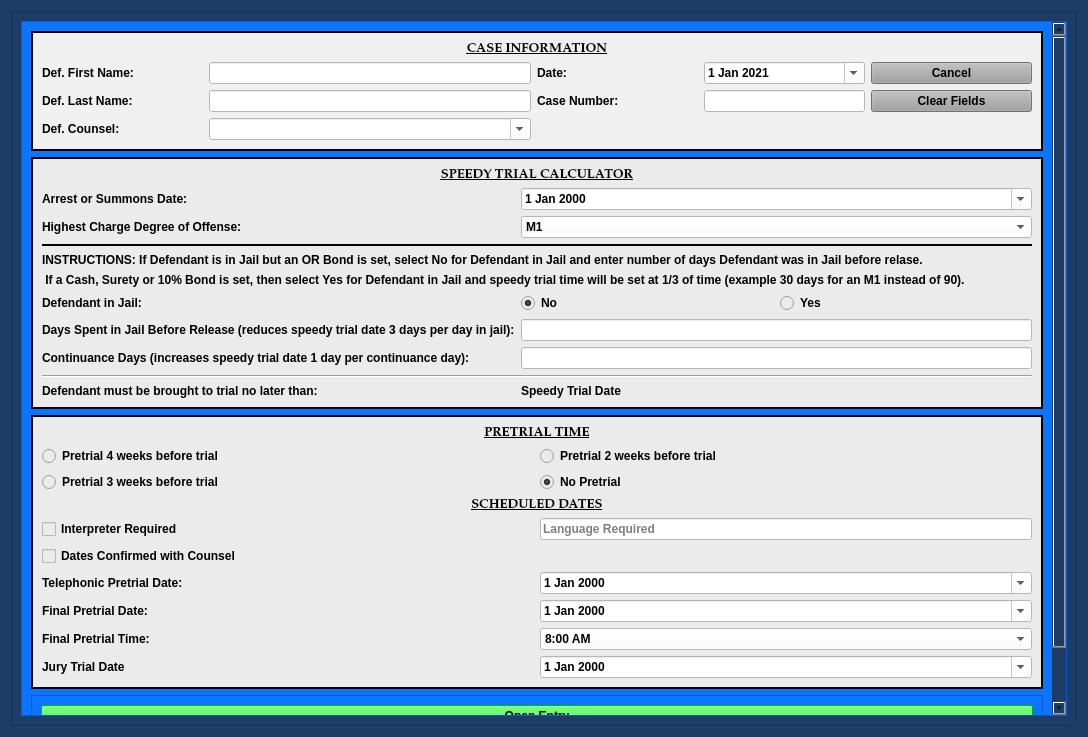
<?xml version="1.0" encoding="UTF-8"?>
<ui version="4.0">
 <class>SchedulingEntryDialog</class>
 <widget class="QDialog" name="SchedulingEntryDialog">
  <property name="windowModality">
   <enum>Qt::NonModal</enum>
  </property>
  <property name="enabled">
   <bool>true</bool>
  </property>
  <property name="geometry">
   <rect>
    <x>0</x>
    <y>0</y>
    <width>1088</width>
    <height>737</height>
   </rect>
  </property>
  <property name="sizePolicy">
   <sizepolicy hsizetype="Preferred" vsizetype="Preferred">
    <horstretch>0</horstretch>
    <verstretch>0</verstretch>
   </sizepolicy>
  </property>
  <property name="minimumSize">
   <size>
    <width>0</width>
    <height>0</height>
   </size>
  </property>
  <property name="maximumSize">
   <size>
    <width>2500</width>
    <height>3500</height>
   </size>
  </property>
  <property name="palette">
   <palette>
    <active>
     <colorrole role="Button">
      <brush brushstyle="SolidPattern">
       <color alpha="255">
        <red>29</red>
        <green>61</green>
        <blue>102</blue>
       </color>
      </brush>
     </colorrole>
     <colorrole role="Base">
      <brush brushstyle="SolidPattern">
       <color alpha="255">
        <red>29</red>
        <green>61</green>
        <blue>102</blue>
       </color>
      </brush>
     </colorrole>
     <colorrole role="Window">
      <brush brushstyle="SolidPattern">
       <color alpha="255">
        <red>29</red>
        <green>61</green>
        <blue>102</blue>
       </color>
      </brush>
     </colorrole>
    </active>
    <inactive>
     <colorrole role="Button">
      <brush brushstyle="SolidPattern">
       <color alpha="255">
        <red>29</red>
        <green>61</green>
        <blue>102</blue>
       </color>
      </brush>
     </colorrole>
     <colorrole role="Base">
      <brush brushstyle="SolidPattern">
       <color alpha="255">
        <red>29</red>
        <green>61</green>
        <blue>102</blue>
       </color>
      </brush>
     </colorrole>
     <colorrole role="Window">
      <brush brushstyle="SolidPattern">
       <color alpha="255">
        <red>29</red>
        <green>61</green>
        <blue>102</blue>
       </color>
      </brush>
     </colorrole>
    </inactive>
    <disabled>
     <colorrole role="Button">
      <brush brushstyle="SolidPattern">
       <color alpha="255">
        <red>29</red>
        <green>61</green>
        <blue>102</blue>
       </color>
      </brush>
     </colorrole>
     <colorrole role="Base">
      <brush brushstyle="SolidPattern">
       <color alpha="255">
        <red>29</red>
        <green>61</green>
        <blue>102</blue>
       </color>
      </brush>
     </colorrole>
     <colorrole role="Window">
      <brush brushstyle="SolidPattern">
       <color alpha="255">
        <red>29</red>
        <green>61</green>
        <blue>102</blue>
       </color>
      </brush>
     </colorrole>
    </disabled>
   </palette>
  </property>
  <property name="font">
   <font>
    <family>Palatino Linotype</family>
    <pointsize>10</pointsize>
    <weight>75</weight>
    <italic>false</italic>
    <bold>true</bold>
   </font>
  </property>
  <property name="windowTitle">
   <string>Scheduling Entry Information</string>
  </property>
  <property name="toolTip">
   <string/>
  </property>
  <property name="styleSheet">
   <string notr="true">background-color: rgb(29, 61, 102);
font: 75 10pt &quot;Palatino Linotype&quot;;
font-weight: bold;</string>
  </property>
  <property name="sizeGripEnabled">
   <bool>true</bool>
  </property>
  <property name="modal">
   <bool>true</bool>
  </property>
  <layout class="QGridLayout" name="gridLayout_8">
   <item row="0" column="0">
    <widget class="QFrame" name="frame_4">
     <property name="styleSheet">
      <string notr="true">background-color: rgb(29, 61, 102);</string>
     </property>
     <property name="frameShape">
      <enum>QFrame::StyledPanel</enum>
     </property>
     <property name="frameShadow">
      <enum>QFrame::Raised</enum>
     </property>
     <layout class="QGridLayout" name="gridLayout_4">
      <item row="0" column="0">
       <widget class="QScrollArea" name="scrollArea">
        <property name="focusPolicy">
         <enum>Qt::NoFocus</enum>
        </property>
        <property name="styleSheet">
         <string notr="true">background-color: rgb(12, 117, 255);</string>
        </property>
        <property name="widgetResizable">
         <bool>true</bool>
        </property>
        <widget class="QWidget" name="scrollAreaWidgetContents">
         <property name="geometry">
          <rect>
           <x>0</x>
           <y>0</y>
           <width>1031</width>
           <height>816</height>
          </rect>
         </property>
         <layout class="QGridLayout" name="gridLayout_2">
          <item row="0" column="0">
           <widget class="QFrame" name="case_name_Frame">
            <property name="sizePolicy">
             <sizepolicy hsizetype="Preferred" vsizetype="Preferred">
              <horstretch>0</horstretch>
              <verstretch>0</verstretch>
             </sizepolicy>
            </property>
            <property name="styleSheet">
             <string notr="true">background-color: rgb(240, 240, 240);</string>
            </property>
            <property name="frameShape">
             <enum>QFrame::Box</enum>
            </property>
            <property name="frameShadow">
             <enum>QFrame::Plain</enum>
            </property>
            <property name="lineWidth">
             <number>2</number>
            </property>
            <layout class="QGridLayout" name="gridLayout" columnstretch="1,2,1,1,1">
             <item row="1" column="0">
              <widget class="QLabel" name="label">
               <property name="text">
                <string>Def. First Name:</string>
               </property>
              </widget>
             </item>
             <item row="1" column="2">
              <widget class="QLabel" name="label_26">
               <property name="text">
                <string>Date:</string>
               </property>
              </widget>
             </item>
             <item row="2" column="1">
              <widget class="QLineEdit" name="defendant_last_name_lineEdit">
               <property name="enabled">
                <bool>true</bool>
               </property>
               <property name="styleSheet">
                <string notr="true">background-color: rgb(255, 255, 255);</string>
               </property>
              </widget>
             </item>
             <item row="1" column="4">
              <widget class="QPushButton" name="cancel_Button">
               <property name="focusPolicy">
                <enum>Qt::NoFocus</enum>
               </property>
               <property name="styleSheet">
                <string notr="true">background-color: rgb(160, 160, 160);</string>
               </property>
               <property name="text">
                <string>Cancel</string>
               </property>
              </widget>
             </item>
             <item row="2" column="2">
              <widget class="QLabel" name="label_3">
               <property name="text">
                <string>Case Number:</string>
               </property>
              </widget>
             </item>
             <item row="2" column="4">
              <widget class="QPushButton" name="clear_fields_case_Button">
               <property name="focusPolicy">
                <enum>Qt::NoFocus</enum>
               </property>
               <property name="styleSheet">
                <string notr="true">background-color: rgb(160, 160, 160);</string>
               </property>
               <property name="text">
                <string>Clear Fields</string>
               </property>
              </widget>
             </item>
             <item row="1" column="1">
              <widget class="QLineEdit" name="defendant_first_name_lineEdit">
               <property name="styleSheet">
                <string notr="true">background-color: rgb(255, 255, 255);</string>
               </property>
              </widget>
             </item>
             <item row="1" column="3">
              <widget class="NoScrollDateEdit" name="entry_date">
               <property name="focusPolicy">
                <enum>Qt::NoFocus</enum>
               </property>
               <property name="styleSheet">
                <string notr="true">color: rgb(0, 0, 0);
background-color: rgb(255, 255, 255);</string>
               </property>
               <property name="minimumDate">
                <date>
                 <year>2021</year>
                 <month>1</month>
                 <day>1</day>
                </date>
               </property>
               <property name="calendarPopup">
                <bool>true</bool>
               </property>
               <property name="date">
                <date>
                 <year>2021</year>
                 <month>1</month>
                 <day>1</day>
                </date>
               </property>
              </widget>
             </item>
             <item row="2" column="0">
              <widget class="QLabel" name="label_2">
               <property name="text">
                <string>Def. Last Name:</string>
               </property>
              </widget>
             </item>
             <item row="2" column="3">
              <widget class="QLineEdit" name="case_number_lineEdit">
               <property name="maximumSize">
                <size>
                 <width>500</width>
                 <height>16777215</height>
                </size>
               </property>
               <property name="styleSheet">
                <string notr="true">background-color: rgb(255, 255, 255);</string>
               </property>
              </widget>
             </item>
             <item row="3" column="0">
              <widget class="QLabel" name="label_24">
               <property name="text">
                <string>Def. Counsel:</string>
               </property>
              </widget>
             </item>
             <item row="0" column="0" colspan="5">
              <widget class="QLabel" name="label_6">
               <property name="font">
                <font>
                 <family>Palatino Linotype</family>
                 <pointsize>10</pointsize>
                 <weight>75</weight>
                 <italic>false</italic>
                 <bold>true</bold>
                 <underline>true</underline>
                </font>
               </property>
               <property name="text">
                <string>CASE INFORMATION</string>
               </property>
               <property name="alignment">
                <set>Qt::AlignCenter</set>
               </property>
              </widget>
             </item>
             <item row="3" column="1">
              <widget class="DefenseCounselComboBox" name="defense_counsel_name_box">
               <property name="styleSheet">
                <string notr="true">background-color: rgb(255, 255, 255);</string>
               </property>
               <property name="editable">
                <bool>true</bool>
               </property>
              </widget>
             </item>
            </layout>
           </widget>
          </item>
          <item row="1" column="0">
           <widget class="QFrame" name="frame_6">
            <property name="styleSheet">
             <string notr="true">background-color: rgb(235, 235, 235);</string>
            </property>
            <property name="frameShape">
             <enum>QFrame::Box</enum>
            </property>
            <property name="frameShadow">
             <enum>QFrame::Plain</enum>
            </property>
            <property name="lineWidth">
             <number>2</number>
            </property>
            <layout class="QGridLayout" name="gridLayout_6" columnstretch="1,1,1">
             <item row="6" column="0">
              <widget class="QLabel" name="label_8">
               <property name="text">
                <string>Defendant in Jail:</string>
               </property>
              </widget>
             </item>
             <item row="10" column="1" colspan="2">
              <widget class="QLabel" name="speedy_trial_date_label">
               <property name="text">
                <string>Speedy Trial Date</string>
               </property>
              </widget>
             </item>
             <item row="6" column="1">
              <widget class="QRadioButton" name="no_in_jail_radio_btn">
               <property name="text">
                <string>No</string>
               </property>
               <property name="checked">
                <bool>true</bool>
               </property>
              </widget>
             </item>
             <item row="2" column="1" colspan="2">
              <widget class="NoScrollComboBox" name="highest_charge_box">
               <property name="styleSheet">
                <string notr="true">background-color: rgb(255, 255, 255);</string>
               </property>
               <item>
                <property name="text">
                 <string>M1</string>
                </property>
               </item>
               <item>
                <property name="text">
                 <string>M2</string>
                </property>
               </item>
               <item>
                <property name="text">
                 <string>M3</string>
                </property>
               </item>
               <item>
                <property name="text">
                 <string>M4</string>
                </property>
               </item>
               <item>
                <property name="text">
                 <string>MM</string>
                </property>
               </item>
               <item>
                <property name="text">
                 <string>UCM</string>
                </property>
               </item>
               <item>
                <property name="text">
                 <string>UCM - 3rd OVI</string>
                </property>
               </item>
              </widget>
             </item>
             <item row="6" column="2">
              <widget class="QRadioButton" name="yes_in_jail_radio_btn">
               <property name="text">
                <string>Yes</string>
               </property>
              </widget>
             </item>
             <item row="7" column="1" colspan="2">
              <widget class="QLineEdit" name="days_in_jail_line">
               <property name="styleSheet">
                <string notr="true">background-color: rgb(255, 255, 255);</string>
               </property>
              </widget>
             </item>
             <item row="8" column="1" colspan="2">
              <widget class="QLineEdit" name="continuance_days_line">
               <property name="styleSheet">
                <string notr="true">background-color: rgb(255, 255, 255);</string>
               </property>
              </widget>
             </item>
             <item row="0" column="0" colspan="3">
              <widget class="QLabel" name="label_11">
               <property name="font">
                <font>
                 <family>Palatino Linotype</family>
                 <pointsize>10</pointsize>
                 <weight>75</weight>
                 <italic>false</italic>
                 <bold>true</bold>
                 <underline>true</underline>
                </font>
               </property>
               <property name="text">
                <string>SPEEDY TRIAL CALCULATOR</string>
               </property>
               <property name="alignment">
                <set>Qt::AlignCenter</set>
               </property>
              </widget>
             </item>
             <item row="10" column="0">
              <widget class="QLabel" name="label_13">
               <property name="text">
                <string>Defendant must be brought to trial no later than:</string>
               </property>
              </widget>
             </item>
             <item row="8" column="0">
              <widget class="QLabel" name="label_15">
               <property name="text">
                <string>Continuance Days (increases speedy trial date 1 day per continuance day):</string>
               </property>
              </widget>
             </item>
             <item row="1" column="0">
              <widget class="QLabel" name="label_12">
               <property name="text">
                <string>Arrest or Summons Date:</string>
               </property>
              </widget>
             </item>
             <item row="7" column="0">
              <widget class="QLabel" name="days_in_jail_label">
               <property name="text">
                <string>Days Spent in Jail Before Release (reduces speedy trial date 3 days per day in jail):</string>
               </property>
              </widget>
             </item>
             <item row="2" column="0">
              <widget class="QLabel" name="label_14">
               <property name="text">
                <string>Highest Charge Degree of Offense:</string>
               </property>
              </widget>
             </item>
             <item row="4" column="0" colspan="3">
              <widget class="QLabel" name="label_17">
               <property name="text">
                <string>INSTRUCTIONS: If Defendant is in Jail but an OR Bond is set, select No for Defendant in Jail and enter number of days Defendant was in Jail before relase.</string>
               </property>
              </widget>
             </item>
             <item row="9" column="0" colspan="3">
              <widget class="Line" name="line">
               <property name="orientation">
                <enum>Qt::Horizontal</enum>
               </property>
              </widget>
             </item>
             <item row="1" column="1" colspan="2">
              <widget class="NoScrollDateEdit" name="arrest_summons_date">
               <property name="styleSheet">
                <string notr="true">color: rgb(0, 0, 0);
background-color: rgb(255, 255, 255);</string>
               </property>
               <property name="calendarPopup">
                <bool>true</bool>
               </property>
              </widget>
             </item>
             <item row="3" column="0" colspan="3">
              <widget class="Line" name="line_2">
               <property name="frameShadow">
                <enum>QFrame::Plain</enum>
               </property>
               <property name="lineWidth">
                <number>2</number>
               </property>
               <property name="orientation">
                <enum>Qt::Horizontal</enum>
               </property>
              </widget>
             </item>
             <item row="5" column="0" colspan="3">
              <widget class="QLabel" name="label_18">
               <property name="text">
                <string> If a Cash, Surety or 10% Bond is set, then select Yes for Defendant in Jail and speedy trial time will be set at 1/3 of time (example 30 days for an M1 instead of 90).</string>
               </property>
              </widget>
             </item>
            </layout>
           </widget>
          </item>
          <item row="2" column="0">
           <widget class="QFrame" name="frame_5">
            <property name="styleSheet">
             <string notr="true">background-color: rgb(235, 235, 235);</string>
            </property>
            <property name="frameShape">
             <enum>QFrame::Box</enum>
            </property>
            <property name="frameShadow">
             <enum>QFrame::Plain</enum>
            </property>
            <property name="lineWidth">
             <number>2</number>
            </property>
            <layout class="QGridLayout" name="gridLayout_5" columnstretch="1,1">
             <item row="3" column="0">
              <widget class="QRadioButton" name="three_week_pretrial_radio_btn">
               <property name="text">
                <string>Pretrial 3 weeks before trial</string>
               </property>
               <attribute name="buttonGroup">
                <string notr="true">buttonGroup</string>
               </attribute>
              </widget>
             </item>
             <item row="10" column="1">
              <widget class="NoScrollDateEdit" name="trial_date">
               <property name="styleSheet">
                <string notr="true">color: rgb(0, 0, 0);
background-color: rgb(255, 255, 255);</string>
               </property>
               <property name="calendarPopup">
                <bool>true</bool>
               </property>
              </widget>
             </item>
             <item row="2" column="0">
              <widget class="QRadioButton" name="four_week_pretrial_radio_btn">
               <property name="text">
                <string>Pretrial 4 weeks before trial</string>
               </property>
               <property name="checked">
                <bool>false</bool>
               </property>
               <attribute name="buttonGroup">
                <string notr="true">buttonGroup</string>
               </attribute>
              </widget>
             </item>
             <item row="4" column="0" colspan="2">
              <widget class="QLabel" name="label_5">
               <property name="font">
                <font>
                 <family>Palatino Linotype</family>
                 <pointsize>10</pointsize>
                 <weight>75</weight>
                 <italic>false</italic>
                 <bold>true</bold>
                 <underline>true</underline>
                </font>
               </property>
               <property name="text">
                <string>SCHEDULED DATES</string>
               </property>
               <property name="alignment">
                <set>Qt::AlignCenter</set>
               </property>
              </widget>
             </item>
             <item row="7" column="1">
              <widget class="NoScrollDateEdit" name="pretrial_date">
               <property name="styleSheet">
                <string notr="true">color: rgb(0, 0, 0);
background-color: rgb(255, 255, 255);</string>
               </property>
               <property name="calendarPopup">
                <bool>true</bool>
               </property>
              </widget>
             </item>
             <item row="9" column="1">
              <widget class="NoScrollComboBox" name="final_pretrial_time">
               <property name="styleSheet">
                <string notr="true">background-color: rgb(255, 255, 255);</string>
               </property>
               <item>
                <property name="text">
                 <string>8:00 AM</string>
                </property>
               </item>
               <item>
                <property name="text">
                 <string>8:15 AM</string>
                </property>
               </item>
               <item>
                <property name="text">
                 <string>8:30 AM</string>
                </property>
               </item>
               <item>
                <property name="text">
                 <string>8:45 AM</string>
                </property>
               </item>
               <item>
                <property name="text">
                 <string>9:00 AM</string>
                </property>
               </item>
               <item>
                <property name="text">
                 <string>9:15 AM</string>
                </property>
               </item>
               <item>
                <property name="text">
                 <string>9:30 AM</string>
                </property>
               </item>
               <item>
                <property name="text">
                 <string>9:45 AM</string>
                </property>
               </item>
               <item>
                <property name="text">
                 <string>10:00 AM</string>
                </property>
               </item>
               <item>
                <property name="text">
                 <string>10:15 AM</string>
                </property>
               </item>
               <item>
                <property name="text">
                 <string>10:30 AM</string>
                </property>
               </item>
               <item>
                <property name="text">
                 <string>10:45 AM</string>
                </property>
               </item>
               <item>
                <property name="text">
                 <string>11:00 AM</string>
                </property>
               </item>
               <item>
                <property name="text">
                 <string>11:15 AM</string>
                </property>
               </item>
               <item>
                <property name="text">
                 <string>11:30 AM</string>
                </property>
               </item>
               <item>
                <property name="text">
                 <string>1:00 PM</string>
                </property>
               </item>
               <item>
                <property name="text">
                 <string>1:15 PM</string>
                </property>
               </item>
               <item>
                <property name="text">
                 <string>1:30 PM</string>
                </property>
               </item>
               <item>
                <property name="text">
                 <string>1:45 PM</string>
                </property>
               </item>
               <item>
                <property name="text">
                 <string>2:00 PM</string>
                </property>
               </item>
               <item>
                <property name="text">
                 <string>2:15 PM</string>
                </property>
               </item>
               <item>
                <property name="text">
                 <string>2:30 PM</string>
                </property>
               </item>
               <item>
                <property name="text">
                 <string>2:45 PM</string>
                </property>
               </item>
               <item>
                <property name="text">
                 <string>3:00 PM</string>
                </property>
               </item>
               <item>
                <property name="text">
                 <string>3:15 PM</string>
                </property>
               </item>
               <item>
                <property name="text">
                 <string>3:30 PM</string>
                </property>
               </item>
               <item>
                <property name="text">
                 <string>3:45 PM</string>
                </property>
               </item>
               <item>
                <property name="text">
                 <string>4:00 PM</string>
                </property>
               </item>
               <item>
                <property name="text">
                 <string>4:15 PM</string>
                </property>
               </item>
              </widget>
             </item>
             <item row="9" column="0">
              <widget class="QLabel" name="label_7">
               <property name="text">
                <string>Final Pretrial Time:</string>
               </property>
              </widget>
             </item>
             <item row="2" column="1">
              <widget class="QRadioButton" name="two_week_pretrial_radio_btn">
               <property name="text">
                <string>Pretrial 2 weeks before trial</string>
               </property>
               <attribute name="buttonGroup">
                <string notr="true">buttonGroup</string>
               </attribute>
              </widget>
             </item>
             <item row="3" column="1">
              <widget class="QRadioButton" name="no_pretrial_radio_btn">
               <property name="text">
                <string>No Pretrial</string>
               </property>
               <property name="checked">
                <bool>true</bool>
               </property>
               <attribute name="buttonGroup">
                <string notr="true">buttonGroup</string>
               </attribute>
              </widget>
             </item>
             <item row="10" column="0">
              <widget class="QLabel" name="label_4">
               <property name="text">
                <string>Jury Trial Date</string>
               </property>
              </widget>
             </item>
             <item row="1" column="0" colspan="2">
              <widget class="QLabel" name="label_16">
               <property name="font">
                <font>
                 <family>Palatino Linotype</family>
                 <pointsize>10</pointsize>
                 <weight>75</weight>
                 <italic>false</italic>
                 <bold>true</bold>
                 <underline>true</underline>
                </font>
               </property>
               <property name="text">
                <string>PRETRIAL TIME</string>
               </property>
               <property name="alignment">
                <set>Qt::AlignCenter</set>
               </property>
              </widget>
             </item>
             <item row="8" column="1">
              <widget class="NoScrollDateEdit" name="final_pretrial_date">
               <property name="styleSheet">
                <string notr="true">color: rgb(0, 0, 0);
background-color: rgb(255, 255, 255);</string>
               </property>
               <property name="calendarPopup">
                <bool>true</bool>
               </property>
              </widget>
             </item>
             <item row="8" column="0">
              <widget class="QLabel" name="label_9">
               <property name="text">
                <string>Final Pretrial Date:</string>
               </property>
              </widget>
             </item>
             <item row="7" column="0">
              <widget class="QLabel" name="pretrial_date_label">
               <property name="text">
                <string>Telephonic Pretrial Date:</string>
               </property>
              </widget>
             </item>
             <item row="5" column="0">
              <widget class="QCheckBox" name="interpreter_check_box">
               <property name="text">
                <string>Interpreter Required</string>
               </property>
              </widget>
             </item>
             <item row="5" column="1">
              <widget class="QLineEdit" name="language_box">
               <property name="styleSheet">
                <string notr="true">background-color: rgb(255, 255, 255);</string>
               </property>
               <property name="placeholderText">
                <string>Language Required</string>
               </property>
              </widget>
             </item>
             <item row="6" column="0">
              <widget class="QCheckBox" name="dates_confirmed_check_box">
               <property name="text">
                <string>Dates Confirmed with Counsel</string>
               </property>
              </widget>
             </item>
            </layout>
           </widget>
          </item>
          <item row="3" column="0">
           <widget class="QFrame" name="frame_8">
            <property name="styleSheet">
             <string notr="true">background-color: rgb(12, 117, 255);</string>
            </property>
            <property name="frameShape">
             <enum>QFrame::StyledPanel</enum>
            </property>
            <property name="frameShadow">
             <enum>QFrame::Raised</enum>
            </property>
            <layout class="QGridLayout" name="gridLayout_10">
             <item row="2" column="0">
              <widget class="QPushButton" name="close_dialog_Button">
               <property name="styleSheet">
                <string notr="true">background-color: rgb(255, 96, 82);
font: 75 11pt &quot;Palatino Linotype&quot;;
font-weight: bold;</string>
               </property>
               <property name="text">
                <string>Close Dialog</string>
               </property>
              </widget>
             </item>
             <item row="0" column="0">
              <widget class="QPushButton" name="create_entry_Button">
               <property name="styleSheet">
                <string notr="true">background-color: rgb(0, 255, 0);
font: 75 11pt &quot;Palatino Linotype&quot;;
font-weight: bold;</string>
               </property>
               <property name="text">
                <string>Open Entry</string>
               </property>
               <property name="autoDefault">
                <bool>false</bool>
               </property>
              </widget>
             </item>
            </layout>
           </widget>
          </item>
         </layout>
        </widget>
       </widget>
      </item>
     </layout>
    </widget>
   </item>
  </layout>
 </widget>
 <customwidgets>
  <customwidget>
   <class>NoScrollDateEdit</class>
   <extends>QDateEdit</extends>
   <header>munientry.widgets.custom_widgets</header>
  </customwidget>
  <customwidget>
   <class>NoScrollComboBox</class>
   <extends>QComboBox</extends>
   <header>munientry.widgets.combo_boxes</header>
  </customwidget>
  <customwidget>
   <class>DefenseCounselComboBox</class>
   <extends>QComboBox</extends>
   <header>munientry.widgets.combo_boxes</header>
  </customwidget>
 </customwidgets>
 <tabstops>
  <tabstop>pretrial_date</tabstop>
  <tabstop>final_pretrial_date</tabstop>
  <tabstop>final_pretrial_time</tabstop>
  <tabstop>trial_date</tabstop>
  <tabstop>defendant_first_name_lineEdit</tabstop>
  <tabstop>defendant_last_name_lineEdit</tabstop>
  <tabstop>defense_counsel_name_box</tabstop>
  <tabstop>case_number_lineEdit</tabstop>
  <tabstop>arrest_summons_date</tabstop>
  <tabstop>highest_charge_box</tabstop>
  <tabstop>days_in_jail_line</tabstop>
  <tabstop>continuance_days_line</tabstop>
  <tabstop>four_week_pretrial_radio_btn</tabstop>
  <tabstop>three_week_pretrial_radio_btn</tabstop>
  <tabstop>two_week_pretrial_radio_btn</tabstop>
  <tabstop>no_pretrial_radio_btn</tabstop>
  <tabstop>create_entry_Button</tabstop>
  <tabstop>close_dialog_Button</tabstop>
 </tabstops>
 <resources/>
 <connections/>
 <slots>
  <slot>create_entry()</slot>
  <slot>continue_dialog()</slot>
  <slot>close_window()</slot>
  <slot>set_dialog()</slot>
  <slot>update_case_information()</slot>
  <slot>ovi_dialog()</slot>
  <slot>sentencing_dialog()</slot>
  <slot>proceed_to_sentencing()</slot>
  <slot>proceed_to_ovi()</slot>
  <slot>add_charge()</slot>
  <slot>set_statute()</slot>
  <slot>set_pay_date()</slot>
  <slot>amend_offense()</slot>
  <slot>set_offense()</slot>
  <slot>add_charge_to_view()</slot>
  <slot>delete_charge()</slot>
  <slot>delete_charge_from_view()</slot>
  <slot>close_event()</slot>
  <slot>set_fra_in_file()</slot>
  <slot>set_fra_in_court()</slot>
  <slot>start_add_conditions_dialog()</slot>
  <slot>start_amend_offense_dialog()</slot>
 </slots>
 <buttongroups>
  <buttongroup name="buttonGroup"/>
 </buttongroups>
</ui>
